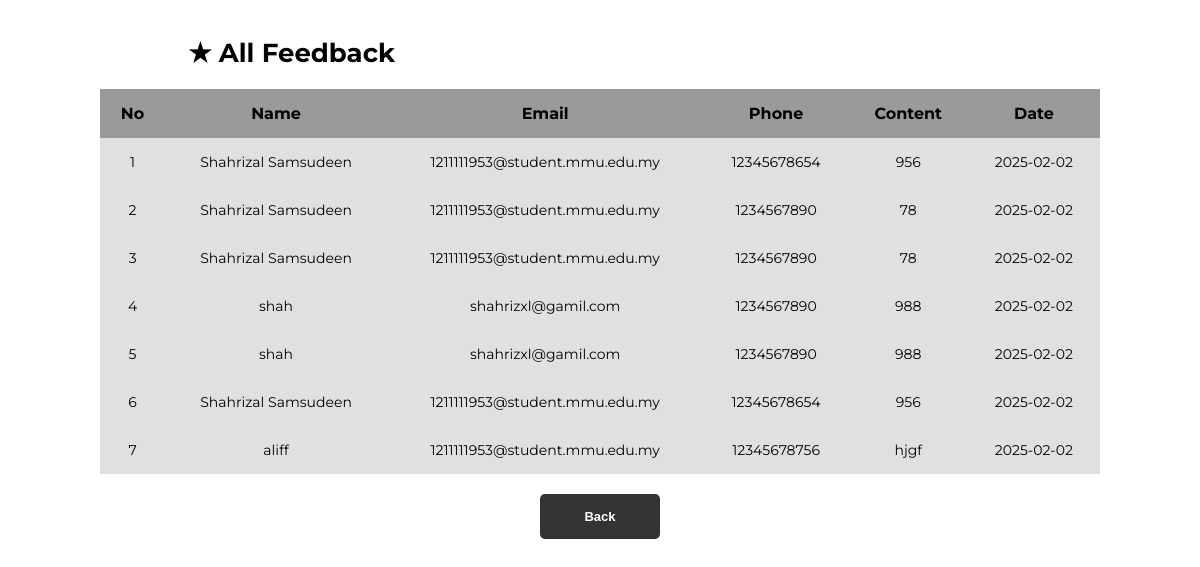
The app's page /viewfeedback, older data.
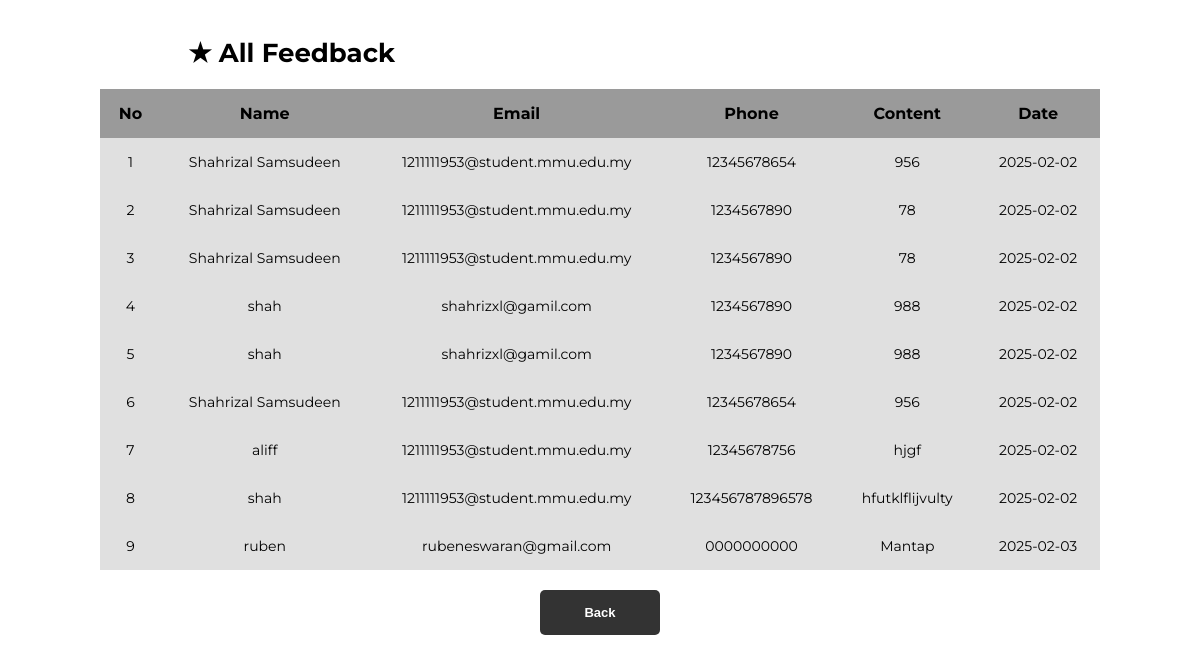
The same page, newer data.
### main.py (models this page shows)
class Feedback(db.Model, UserMixin):
    id = db.Column(db.Integer, primary_key=True)
    name = db.Column(db.String(150), nullable=False)
    email = db.Column(db.String(100), nullable=False)
    ph = db.Column(db.String(150), nullable=False)
    content = db.Column(db.String(1500), nullable=False)
    date = db.Column(db.Date, nullable=False, default=date.today)

### main.py (the view)
@tandtweb.route('/viewfeedback', methods=['GET'])
def view_feedback():
    feedback_list = Feedback.query.all()
    return render_template('viewfeedback.html', feedback_list=feedback_list)

### templates/viewfeedback.html (shortened to what this page needs)
<!DOCTYPE html>
<html lang="en">
<head>
    <link rel="stylesheet" href="/static/viewtable.css">
</head>
<body>
    <h1 class="viewfeedback">★ All Feedback</h1>
    <table class="viewfeedback">
        <thead>
            <tr>
                <th>No</th>
                <th>Name</th>
                <th>Email</th>
                <th>Phone</th>
                <th>Content</th>
                <th>Date</th>
            </tr>
        </thead>
        <tbody>
            {% for feedback in feedback_list %}
                <tr class="each-row">
                    <td>{{ feedback.id }}</td>
                    <td>{{ feedback.name }}</td>
                    <td>{{ feedback.email }}</td>
                    <td>{{ feedback.ph }}</td>
                    <td>{{ feedback.content }}</td>
                    <td>{{ feedback.date }}</td>
                </tr>
            {% endfor %}
        </tbody>
    </table>
    <div class="buttons-container">
    <button type="button" onclick="window.location.href='/adminhome'">Back</button>
    </div>
</body>
</html>

Row changes from the older to the newer data that the page shows:
added Feedback: id "8", name "shah", email "1211111953@student.mmu.edu.my", ph "123456787896578", content "hfutklflijvulty", date "2025-02-02"
added Feedback: id "9", name "ruben", email "rubeneswaran@gmail.com", ph "0000000000", content "Mantap", date "2025-02-03"
